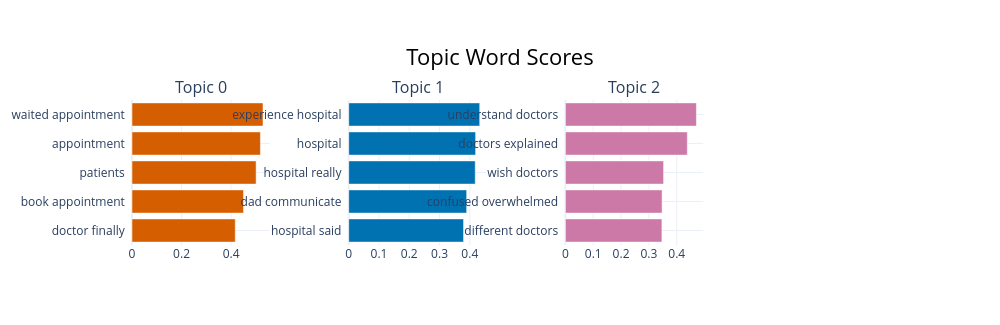

This figure's notebook cell:
### Code cell
topic_model.visualize_barchart(top_n_topics=5)

### Figure 1 — Plotly figure (JSON) as saved in the notebook; plotly's stock layout.template omitted (floating-point values rounded to 4 significant figures)
{"data": [{"marker": {"color": "#D55E00"}, "orientation": "h", "type": "bar", "x": [0.4168, 0.4501, 0.501, 0.5184, 0.5288], "xaxis": "x", "y": ["doctor finally  ", "book appointment  ", "patients  ", "appointment  ", "waited appointment  "], "yaxis": "y"}, {"marker": {"color": "#0072B2"}, "orientation": "h", "type": "bar", "x": [0.3792, 0.3896, 0.4179, 0.4191, 0.4326], "xaxis": "x2", "y": ["hospital said  ", "dad communicate  ", "hospital really  ", "hospital  ", "experience hospital  "], "yaxis": "y2"}, {"marker": {"color": "#CC79A7"}, "orientation": "h", "type": "bar", "x": [0.3467, 0.3473, 0.3527, 0.4379, 0.4706], "xaxis": "x3", "y": ["different doctors  ", "confused overwhelmed  ", "wish doctors  ", "doctors explained  ", "understand doctors  "], "yaxis": "y3"}], "layout": {"annotations": [{"font": {"size": 16}, "showarrow": false, "text": "Topic 0", "x": 0.0875, "xanchor": "center", "xref": "paper", "y": 1, "yanchor": "bottom", "yref": "paper"}, {"font": {"size": 16}, "showarrow": false, "text": "Topic 1", "x": 0.3625, "xanchor": "center", "xref": "paper", "y": 1, "yanchor": "bottom", "yref": "paper"}, {"font": {"size": 16}, "showarrow": false, "text": "Topic 2", "x": 0.6375, "xanchor": "center", "xref": "paper", "y": 1, "yanchor": "bottom", "yref": "paper"}], "height": 325, "hoverlabel": {"bgcolor": "white", "font": {"family": "Rockwell", "size": 16}}, "showlegend": false, "title": {"font": {"color": "Black", "size": 22}, "text": "Topic Word Scores", "x": 0.5, "xanchor": "center", "yanchor": "top"}, "width": 1000, "xaxis": {"anchor": "y", "domain": [0, 0.175], "showgrid": true}, "xaxis2": {"anchor": "y2", "domain": [0.275, 0.45], "showgrid": true}, "xaxis3": {"anchor": "y3", "domain": [0.55, 0.725], "showgrid": true}, "xaxis4": {"anchor": "y4", "domain": [0.825, 1], "showgrid": true}, "yaxis": {"anchor": "x", "domain": [0, 1], "showgrid": true}, "yaxis2": {"anchor": "x2", "domain": [0, 1], "showgrid": true}, "yaxis3": {"anchor": "x3", "domain": [0, 1], "showgrid": true}, "yaxis4": {"anchor": "x4", "domain": [0, 1], "showgrid": true}}}
